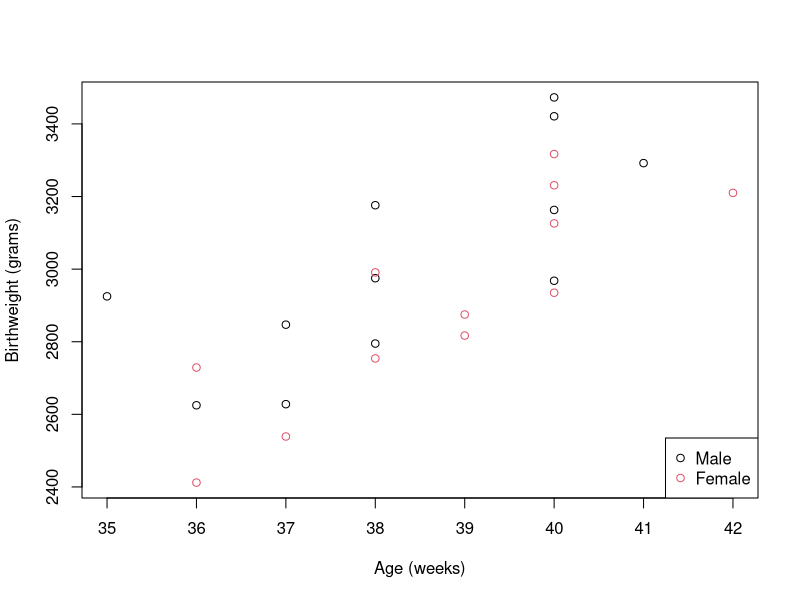
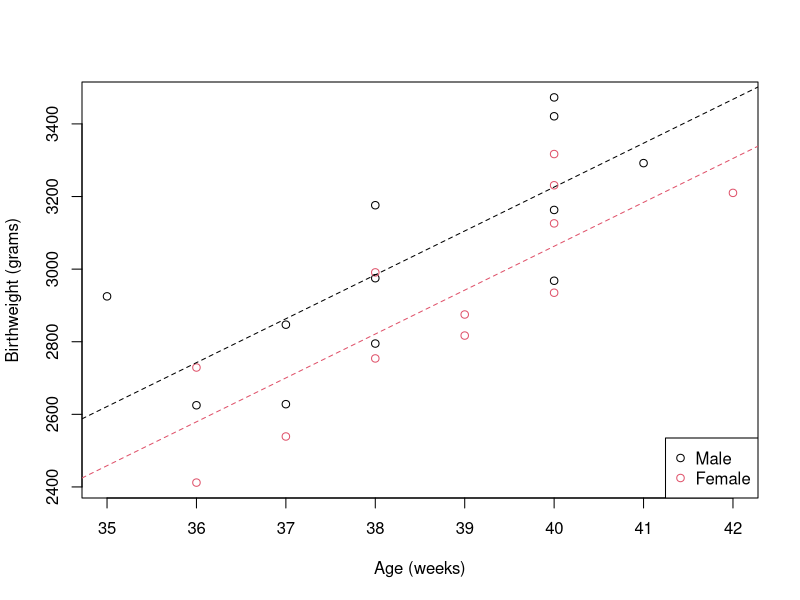

Write R code to recreate these figures, in order.
## ---- chunk 1
knitr::opts_chunk$set(eval = FALSE)
knitr::opts_knit$set(root.dir = file.path('..', 'datasets'))
## ---- chunk 2
birth <- read.csv("birth.csv")
## ---- chunk 3
birth$Sex <- as.factor(birth$Sex)
## ---- chunk 4
plot(birth$Age, birth$Weight, xlab = "Age (weeks)", ylab = "Birthweight (grams)",
     col = birth$Sex)
legend("bottomright", legend = c("Male", "Female"), pch = 1, col = 1:2)
## ---- chunk 5
birth_lm1 <- lm(Weight ~ Sex + Age, data = birth)
## ---- chunk 6
options(contrasts=c("contr.treatment", "contr.poly"))
## ---- chunk 7
birth_lm2 <- lm(Weight ~ Sex + Age + Sex:Age, data = birth)
## ---- chunk 8
newdata <- data.frame(Age = c(39, 42), Sex = c("2", "1"))
predict(birth_lm1, newdata, se.fit = TRUE, interval = "confidence")
predict(birth_lm1, newdata, interval = "prediction")
## ---- chunk 9
summary(birth_lm1)
# For female with 39 weeks
120.89 * 39 - 163.04 - 1610.28
# For male with 42 weeks
120.89 * 42 - 1610.28
## ---- chunk 10
plot(birth$Age, birth$Weight, xlab = "Age (weeks)", ylab = "Birthweight (grams)",
     col = birth$Sex)
legend("bottomright", legend = c("Male", "Female"), pch = 1, col = 1:2)
abline(-1610, 120.9, lty = 2, col = 1)  # for the males
abline(-1773, 120.9, lty = 2, col = 2) # for the females
